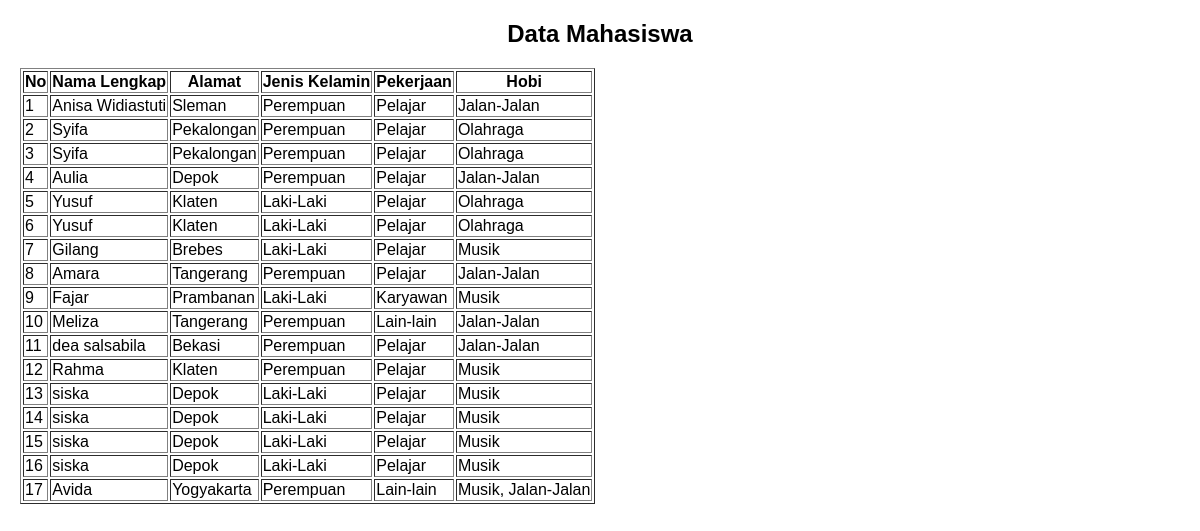
Screenshot of /tampil_mahasiswa.php with the database file from the repository.
### tables this page shows
CREATE TABLE `data_mahasiswa` (
  `id` int(11) NOT NULL,
  `nama` varchar(150) NOT NULL,
  `alamat` varchar(150) NOT NULL,
  `jenis_kelamin` enum('Laki-Laki','Perempuan') NOT NULL,
  `pekerjaan` varchar(112) NOT NULL,
  `hobi` text NOT NULL
);

### tampil_mahasiswa.php (the view, shortened to what this page needs)
<!DOCTYPE html>
<html>
<head>
    <link rel="stylesheet" href="style.css">
</head>
<body>
    <h2>Data Mahasiswa</h2>
    <table border="1">
        <tr>
            <th>No</th>
            <th>Nama Lengkap</th>
            <th>Alamat</th>
            <th>Jenis Kelamin</th>
            <th>Pekerjaan</th>
            <th>Hobi</th>
        </tr>
        <?php
        include "koneksi.php";
        $tampil = mysqli_query($konek, "SELECT * FROM data_mahasiswa ORDER BY id");
        $no = 1;
        while ($r = mysqli_fetch_array($tampil)) {
            echo "<tr>";
            echo "<td>$no</td>";
            echo "<td>{$r['nama']}</td>";
            echo "<td>{$r['alamat']}</td>";
            echo "<td>{$r['jenis_kelamin']}</td>";
            echo "<td>{$r['pekerjaan']}</td>";
            echo "<td>{$r['hobi']}</td>";
            echo "</tr>";
            $no++;
        }
        ?>
    </table>
</body>
</html>

### style.css (style rules this page uses)
body { font-family: Arial, sans-serif; margin: 20px; }
h1, h2 { text-align: center; }

### rows the page displays
data_mahasiswa: nama "Anisa Widiastuti", alamat "Sleman", jenis_kelamin "Perempuan", pekerjaan "Pelajar", hobi "Jalan-Jalan"
data_mahasiswa: nama "Syifa", alamat "Pekalongan", jenis_kelamin "Perempuan", pekerjaan "Pelajar", hobi "Olahraga"
data_mahasiswa: nama "Syifa", alamat "Pekalongan", jenis_kelamin "Perempuan", pekerjaan "Pelajar", hobi "Olahraga"
data_mahasiswa: nama "Aulia", alamat "Depok", jenis_kelamin "Perempuan", pekerjaan "Pelajar", hobi "Jalan-Jalan"
data_mahasiswa: nama "Yusuf", alamat "Klaten", jenis_kelamin "Laki-Laki", pekerjaan "Pelajar", hobi "Olahraga"
data_mahasiswa: nama "Yusuf", alamat "Klaten", jenis_kelamin "Laki-Laki", pekerjaan "Pelajar", hobi "Olahraga"
data_mahasiswa: nama "Gilang", alamat "Brebes", jenis_kelamin "Laki-Laki", pekerjaan "Pelajar", hobi "Musik"
data_mahasiswa: nama "Amara", alamat "Tangerang", jenis_kelamin "Perempuan", pekerjaan "Pelajar", hobi "Jalan-Jalan"
data_mahasiswa: nama "Fajar", alamat "Prambanan", jenis_kelamin "Laki-Laki", pekerjaan "Karyawan", hobi "Musik"
data_mahasiswa: nama "Meliza", alamat "Tangerang", jenis_kelamin "Perempuan", pekerjaan "Lain-lain", hobi "Jalan-Jalan"
data_mahasiswa: nama "dea salsabila", alamat "Bekasi", jenis_kelamin "Perempuan", pekerjaan "Pelajar", hobi "Jalan-Jalan"
data_mahasiswa: nama "Rahma", alamat "Klaten", jenis_kelamin "Perempuan", pekerjaan "Pelajar", hobi "Musik"
data_mahasiswa: nama "siska", alamat "Depok", jenis_kelamin "Laki-Laki", pekerjaan "Pelajar", hobi "Musik"
data_mahasiswa: nama "siska", alamat "Depok", jenis_kelamin "Laki-Laki", pekerjaan "Pelajar", hobi "Musik"
data_mahasiswa: nama "siska", alamat "Depok", jenis_kelamin "Laki-Laki", pekerjaan "Pelajar", hobi "Musik"
data_mahasiswa: nama "siska", alamat "Depok", jenis_kelamin "Laki-Laki", pekerjaan "Pelajar", hobi "Musik"
data_mahasiswa: nama "Avida", alamat "Yogyakarta", jenis_kelamin "Perempuan", pekerjaan "Lain-lain", hobi "Musik, Jalan-Jalan"
